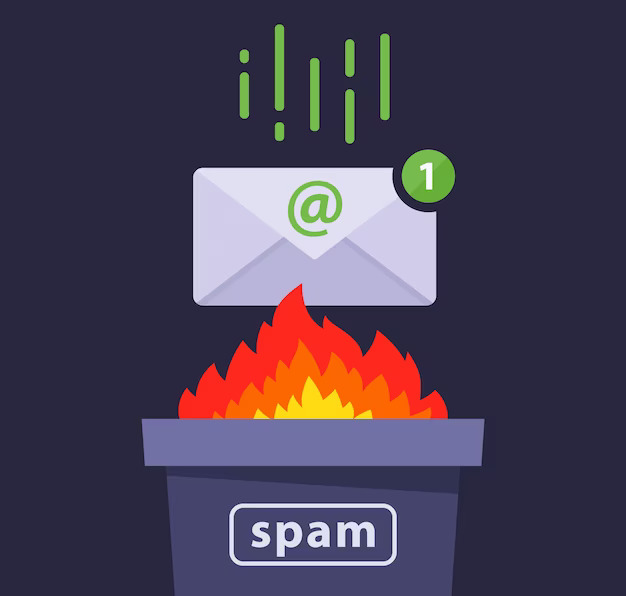
#> input picture email  spam image.jpg, 626 x 596 px, found by its file name
$ jupyter execute --allow-errors email_spam_detector.ipynb
#> lines starting #> are read from the running program, lines starting #| are printed output that depends on the picture
<a href="https://colab.research.google.com/github/berak636/oibsip_tasks/blob/main/email_spam_detector.ipynb" target="_parent"></a>

[cell 1]
import matplotlib.pyplot as plt
import matplotlib.image as mpimg

img = mpimg.imread('/content/email  spam image.jpg')
#> img is the input picture: shape (596, 626, 3); mean R, G, B 73.7, 64.2, 84.4
plt.imshow(img)
plt.axis('off')
plt.show()

[cell 2]
# import libraries
import numpy as np
import pandas as pd
import nltk
from nltk.corpus import stopwords
import string
import seaborn as sns

[cell 3]
df = pd.read_csv('/content/spam.csv', encoding = 'latin-1' )
#> (reads spam.csv from the repository)
df.head()

[cell 4]
df.tail()

[cell 5]
df.shape

[cell 6]
# Data cleaning since it has the 3 nan values
# EDA
# Text pre-processing
# Model Building
# Evaluation
# Improvments

#> (a cell that did not finish here is left out)

[cell 8]
df.drop(columns=['Unnamed: 2', 'Unnamed: 3', 'Unnamed: 4'], inplace= True)

[cell 9]
df.sample(5)

[cell 10]
# renaming the column
df.rename(columns={'v1':'target','v2':'text'}, inplace=True)
df.sample(7)

[cell 11]
#lable encoder
from sklearn.preprocessing import LabelEncoder
encoder = LabelEncoder()

[cell 12]
df['target'] = encoder.fit_transform(df['target'])

[cell 13]
df.head()

[cell 14]
# checking missing values
df.isnull().sum()

[cell 15]
# checking dublicate values
df.duplicated().sum()

[cell 16]
df= df.drop_duplicates(keep='first')

[cell 17]
df.duplicated().sum()

[cell 18]
df.shape

[cell 19]
# Exploratory data analysis(EDA)
df['target'].value_counts()

[cell 20]
import matplotlib.pyplot as plt
plt.pie(df['target'].value_counts(), labels=['ham', 'spam'], autopct='%0.2f')
plt.show()
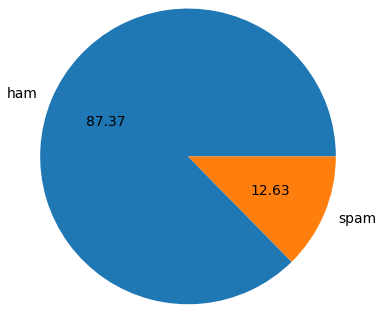
#> figure drawn by matplotlib, 1 panel

[cell 21]
# data is imbalance

nltk.download('punkt')
#> (this line was passed over: nltk is not available in this run)

[cell 22]
df['text'].apply(len)

[cell 23]
df['num_characters']= df['text'].apply(len)

[cell 24]
df.head()

#> (a cell that did not finish here is left out)

[cell 26]
df.head()

#> (a cell that did not finish here is left out)

[cell 28]
df.head()

#> (a cell that did not finish here is left out)

#> (a cell that did not finish here is left out)

#> (a cell that did not finish here is left out)

[cell 32]
# to check the spam and ham creating the histogram since if you see the spam and ham mean values you can clearly see the difference between
plt.figure(figsize=(12,6))
sns.histplot(df[df['target'] == 0]['num_characters'])
sns.histplot(df[df['target'] == 1]['num_characters'], color = 'orange')
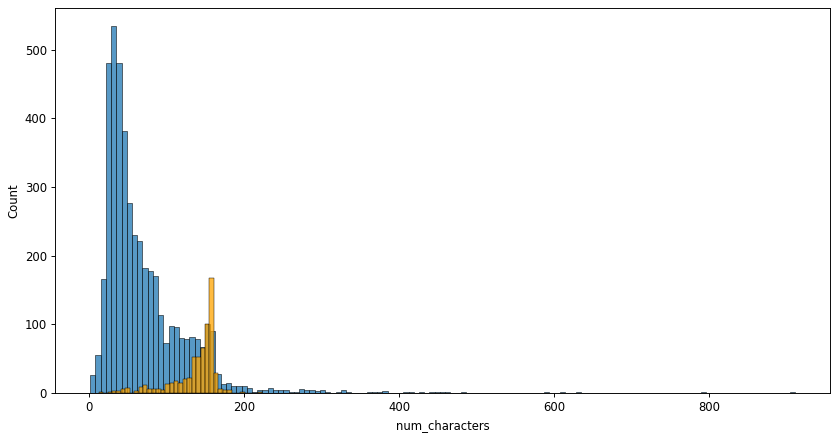
#> figure drawn by matplotlib, 1 panel; tallest bar 534 high, from x = 28.9 to 35.63; tallest bar 167 high, from x = 155.6 to 161.3

[cell 33]
plt.figure(figsize=(12,6))
#> (the rest of this cell did not finish here and is left out)

[cell 34]
plt.figure(figsize=(12,6))
#> (the rest of this cell did not finish here and is left out)

[cell 35]
sns.pairplot(df, hue='target')
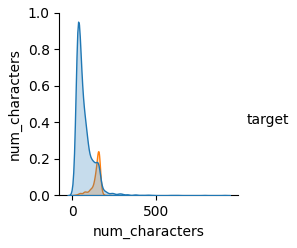
#> figure drawn by matplotlib, 1 panel

#> (a cell that did not finish here is left out)

Data pre processing

[cell 37]
def text_transform(text):
    text = text.lower()
    text = nltk.word_tokenize(text)
    y=[]
    for i in text:
        if i.isalnum():
          y.append(i)

    text = y[:]
    y.clear()

    for i in text:
        if i not in stopwords.words('english') and i not in string.punctuation:
            y.append(i)


    text = y[:]
    y.clear()

    for i in text:
        y.append(p.stem(i))
    return " ".join(y)

[cell 38]
nltk.download('stopwords')
#> (this line was passed over: nltk is not available in this run)

[cell 39]
from nltk.corpus import stopwords
stopwords.words('english')
#> (this line was passed over: nltk is not available in this run)

[cell 40]
from nltk.stem.porter import PorterStemmer

#> (a cell that did not finish here is left out)

[cell 42]
text_transform('I like to work with ML because it helps me to grow')
#> (the call stopped at in text_transform, `text = nltk.word_tokenize(text)`: nltk is not available in this run)
